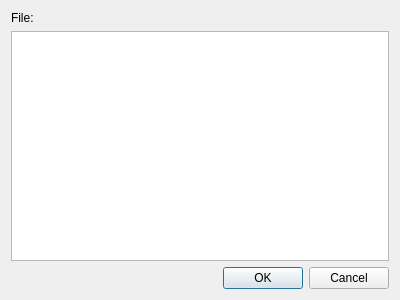
<?xml version="1.0" encoding="UTF-8"?>
<ui version="4.0">
 <class>CDlgEdit</class>
 <widget class="QDialog" name="CDlgEdit">
  <property name="geometry">
   <rect>
    <x>0</x>
    <y>0</y>
    <width>400</width>
    <height>300</height>
   </rect>
  </property>
  <property name="windowTitle">
   <string>Edit</string>
  </property>
  <property name="windowIcon">
   <iconset theme="QIcon::ThemeIcon::DocumentOpen"/>
  </property>
  <layout class="QGridLayout" name="gridLayout">
   <item row="1" column="0">
    <widget class="QTextEdit" name="textEdit"/>
   </item>
   <item row="2" column="0">
    <widget class="QDialogButtonBox" name="buttonBox">
     <property name="orientation">
      <enum>Qt::Orientation::Horizontal</enum>
     </property>
     <property name="standardButtons">
      <set>QDialogButtonBox::StandardButton::Cancel|QDialogButtonBox::StandardButton::Ok</set>
     </property>
     <property name="centerButtons">
      <bool>false</bool>
     </property>
    </widget>
   </item>
   <item row="0" column="0">
    <widget class="QLabel" name="lbFile">
     <property name="text">
      <string>File:</string>
     </property>
     <property name="wordWrap">
      <bool>true</bool>
     </property>
    </widget>
   </item>
  </layout>
 </widget>
 <resources/>
 <connections>
  <connection>
   <sender>buttonBox</sender>
   <signal>accepted()</signal>
   <receiver>CDlgEdit</receiver>
   <slot>accept()</slot>
   <hints>
    <hint type="sourcelabel">
     <x>248</x>
     <y>254</y>
    </hint>
    <hint type="destinationlabel">
     <x>157</x>
     <y>274</y>
    </hint>
   </hints>
  </connection>
  <connection>
   <sender>buttonBox</sender>
   <signal>rejected()</signal>
   <receiver>CDlgEdit</receiver>
   <slot>reject()</slot>
   <hints>
    <hint type="sourcelabel">
     <x>316</x>
     <y>260</y>
    </hint>
    <hint type="destinationlabel">
     <x>286</x>
     <y>274</y>
    </hint>
   </hints>
  </connection>
 </connections>
</ui>
